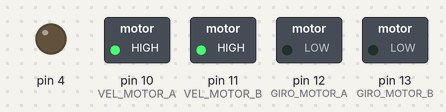
Recording of a sketch running on a simulated Arduino Uno, built with avr-gcc and run on an emulated ATmega328P. On the bench: switched loads named in the sketch (green lamp = pin HIGH), output pins drawn as LEDs (lit = HIGH).

Above: at 0.05 s.
At 3.9 s:
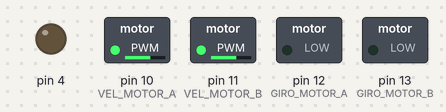
At 6.85 s:
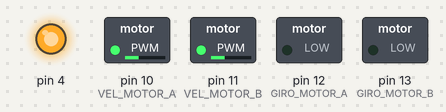
At 7.8 s:
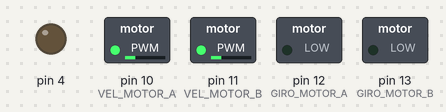
At 10.2 s:
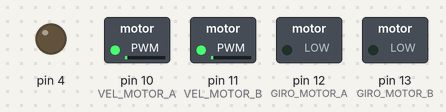
Timing chart, 0 to 13.3 s (numbered marks = the images above):
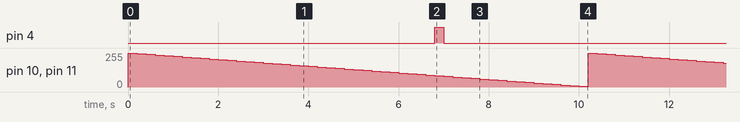

The sketch:

VoltajeMinimo.ino
```cpp
int const VEL_MOTOR_A = 10;
int const VEL_MOTOR_B = 11;
int const GIRO_MOTOR_A = 12;
int const GIRO_MOTOR_B = 13;
int const ANALOG_MOTOR_A = A1;
int const ANALOG_MOTOR_B = A3;


void setup(){
  pinMode(GIRO_MOTOR_A, OUTPUT);
  pinMode(GIRO_MOTOR_B, OUTPUT);

  pinMode(VEL_MOTOR_A, OUTPUT);
  pinMode(VEL_MOTOR_B, OUTPUT);

  pinMode(4, OUTPUT);
}

void loop(){

  for(int i=255; i>0; i-=5){
    analogWrite(VEL_MOTOR_A, i);
    analogWrite(VEL_MOTOR_B, i);
    if(i==85){
      analogWrite(4, 130); //Sirena
    }else{
      digitalWrite(4, LOW);
    }
    delay(200);
  }
  /*
  for(int i=0; i<255; i+=5){
    analogWrite(VEL_MOTOR_A, i);
    analogWrite(VEL_MOTOR_B, i);
    if(i==200){
      analogWrite(4, 130); //Sirena
    }else{
      digitalWrite(4, LOW);
    }
    delay(200);
  }
  */
}
```

Measured:
- by itself, pin 4: alternates HIGH for 0.20 s and LOW for 10.0 s
- by itself, pin 10 (VEL_MOTOR_A), pin 11 (VEL_MOTOR_B): ramps from 255/255 to 5/255 and jumps back, once every 10.2 s
